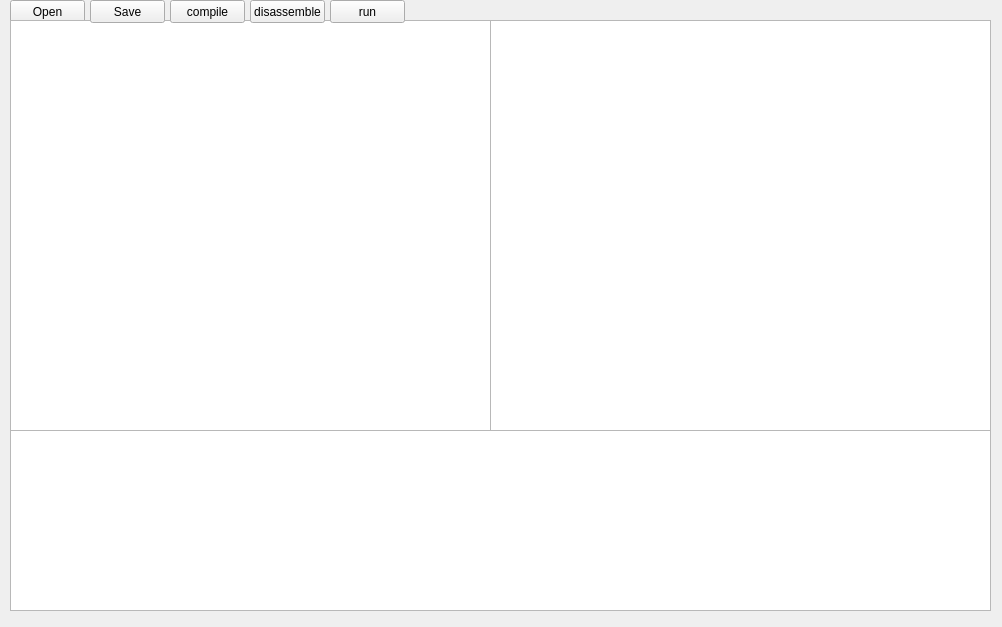
<?xml version="1.0" encoding="UTF-8"?>
<ui version="4.0">
 <class>MainWindow</class>
 <widget class="QMainWindow" name="MainWindow">
  <property name="geometry">
   <rect>
    <x>0</x>
    <y>0</y>
    <width>1002</width>
    <height>627</height>
   </rect>
  </property>
  <property name="windowTitle">
   <string>MainWindow</string>
  </property>
  <widget class="QWidget" name="centralWidget">
   <widget class="QPushButton" name="openButton">
    <property name="geometry">
     <rect>
      <x>10</x>
      <y>0</y>
      <width>75</width>
      <height>23</height>
     </rect>
    </property>
    <property name="text">
     <string>Open</string>
    </property>
   </widget>
   <widget class="QTextEdit" name="codein">
    <property name="geometry">
     <rect>
      <x>10</x>
      <y>20</y>
      <width>481</width>
      <height>411</height>
     </rect>
    </property>
   </widget>
   <widget class="QPushButton" name="saveButton">
    <property name="geometry">
     <rect>
      <x>90</x>
      <y>0</y>
      <width>75</width>
      <height>23</height>
     </rect>
    </property>
    <property name="text">
     <string>Save</string>
    </property>
   </widget>
   <widget class="QTextBrowser" name="console">
    <property name="geometry">
     <rect>
      <x>10</x>
      <y>430</y>
      <width>981</width>
      <height>181</height>
     </rect>
    </property>
   </widget>
   <widget class="QPushButton" name="pushButton">
    <property name="geometry">
     <rect>
      <x>170</x>
      <y>0</y>
      <width>75</width>
      <height>23</height>
     </rect>
    </property>
    <property name="text">
     <string>compile</string>
    </property>
   </widget>
   <widget class="QPushButton" name="pushButton_2">
    <property name="geometry">
     <rect>
      <x>250</x>
      <y>0</y>
      <width>75</width>
      <height>23</height>
     </rect>
    </property>
    <property name="text">
     <string>disassemble</string>
    </property>
   </widget>
   <widget class="QTextBrowser" name="codeout">
    <property name="geometry">
     <rect>
      <x>490</x>
      <y>20</y>
      <width>501</width>
      <height>411</height>
     </rect>
    </property>
   </widget>
   <widget class="QPushButton" name="runButton">
    <property name="geometry">
     <rect>
      <x>330</x>
      <y>0</y>
      <width>75</width>
      <height>23</height>
     </rect>
    </property>
    <property name="text">
     <string>run</string>
    </property>
   </widget>
  </widget>
 </widget>
 <resources/>
 <connections/>
</ui>
